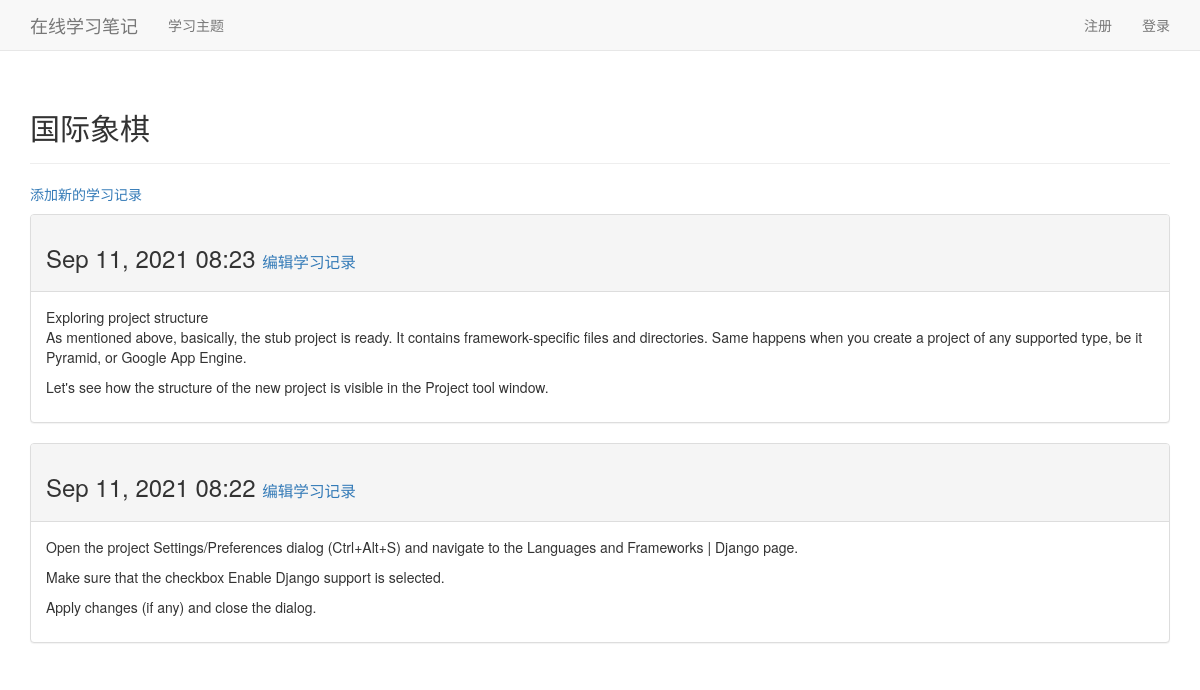
/topics/1/, run on the app's committed database.
### learning_logs/models.py (models this page shows, shortened)
class Topic(models.Model):
    text = models.CharField(max_length=200)
    create_time = models.DateTimeField(auto_now_add=True)
    def __str__(self):
        return self.text

class Entry(models.Model):
    topic = models.ForeignKey(Topic, on_delete=models.CASCADE)
    text = models.TextField()
    create_time = models.DateTimeField(auto_now_add=True)
    class Meta:
        verbose_name_plural = 'entries'

### learning_logs/views.py (the view)
# urls.py: url(r'^topics/(?P<topic_id>\d+)/$', views.topic, name='topic'),
def topic(request, topic_id):
    topic = Topic.objects.get(id=topic_id)
    entries = topic.entry_set.order_by('-create_time')
    context = {'topic': topic, 'entries': entries}
    return render(request, 'learning_logs/topic.html', context)

### learning_logs/templates/learning_logs/topic.html
{% extends "learning_logs/base.html" %}
{% block header %}
  <h2>{{ topic }}</h2>
{% endblock header %}
{% block content %}
  <p><a href="#">添加新的学习记录</a> </p>
  {% for entry in entries %}
    <div class="panel panel-default">
      <div class="panel-heading">
        <h3>
            {{ entry.create_time|date:'M d, Y H:i' }}
            <small>
                <a href="#">编辑学习记录</a>
            </small>
        </h3>
      </div>
      <div class="panel-body">
          {{ entry.text|linebreaks }}
      </div>
    </div>
  {% empty %}
    暂无学习记录.
  {% endfor %}
{% endblock content %}

### learning_logs/templates/learning_logs/base.html (shortened to what this page needs)
{% load bootstrap3 %}
<!DOCTYPE html>
<html lang="en">
<head>
    {% bootstrap_css %}
</head>
<body>
  <nav class="navbar navbar-default navbar-static-top">
    <div class="container">
        <div class="navbar-header">
            <a class="navbar-brand" href="{% url 'learning_logs:index' %}">在线学习笔记</a>
        </div>
        <div id="navbar" class="navbar-collapse collapse">
            <ul class="nav navbar-nav">
                <li><a href="{% url 'learning_logs:topics' %}">学习主题</a> </li>
            </ul>
            <ul class="nav navbar-nav navbar-right">
                <li><a href="#">注册</a></li>
                <li><a href="#">登录</a></li>
            </ul>
        </div>
    </div>
  </nav>
  <div class="container">
      <div class="page-header">
          {% block header %}{% endblock header %}
      </div>
      <div>
          {% block content %}{% endblock content %}
      </div>
  </div>
</body>
</html>

### data on the page
Topic: text "国际象棋"
Entry: create_time "Sep 11, 2021 08:23", text "Exploring project structure As mentioned above, basically, the stub project is ready. It contains framework-specific files and directories. Same happens when you create a project of any supported type, be it Pyramid, or Google App Engine. Let's see how the structure of the new project is visible in the Project tool window."
Entry: create_time "Sep 11, 2021 08:22", text "Open the project Settings/Preferences dialog (Ctrl+Alt+S) and navigate to the Languages and Frameworks | Django page. Make sure that the checkbox Enable Django support is selected. Apply changes (if any) and close the dialog."
